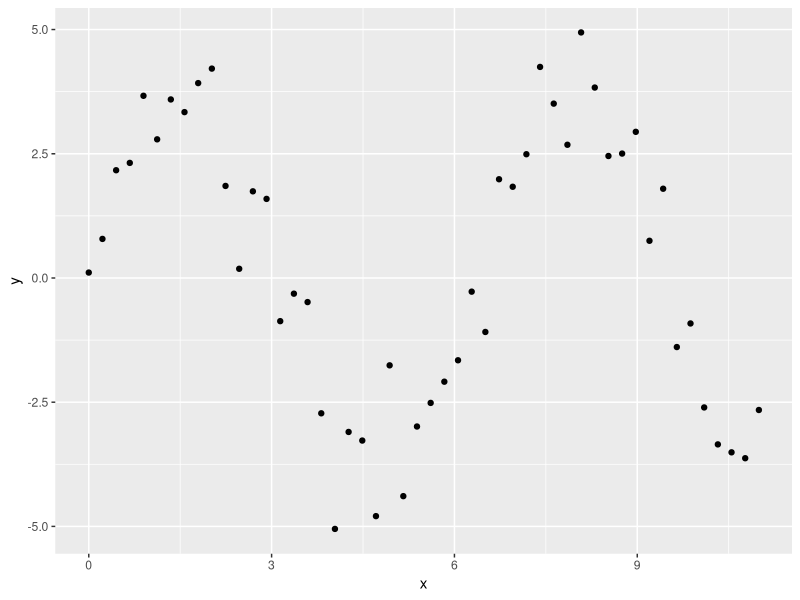
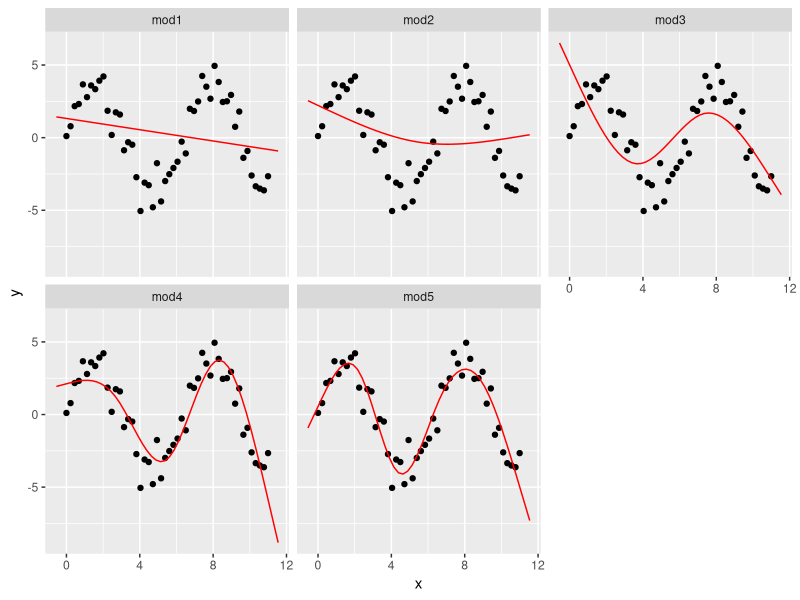

The R source for these figures, in order:
library(tidyverse)
library(modelr)
library(splines)
options(na.action = na.warn)

sim5 <- tibble(
  x = seq(0, 3.5 * pi, length = 50),
  y = 4 * sin(x) + rnorm(length(x))
)

ggplot(sim5, aes(x, y)) +
  geom_point()

mod1 <- lm(y ~ ns(x, 1), data = sim5)
mod2 <- lm(y ~ ns(x, 2), data = sim5)
mod3 <- lm(y ~ ns(x, 3), data = sim5)
mod4 <- lm(y ~ ns(x, 4), data = sim5)
mod5 <- lm(y ~ ns(x, 5), data = sim5)

grid <- sim5 %>% 
  data_grid(x = seq_range(x, n = 50, expand = 0.1)) %>% 
  gather_predictions(mod1, mod2, mod3, mod4, mod5, .pred = "y")

ggplot(sim5, aes(x, y)) + 
  geom_point() +
  geom_line(data = grid, colour = "red") +
  facet_wrap(~ model)
